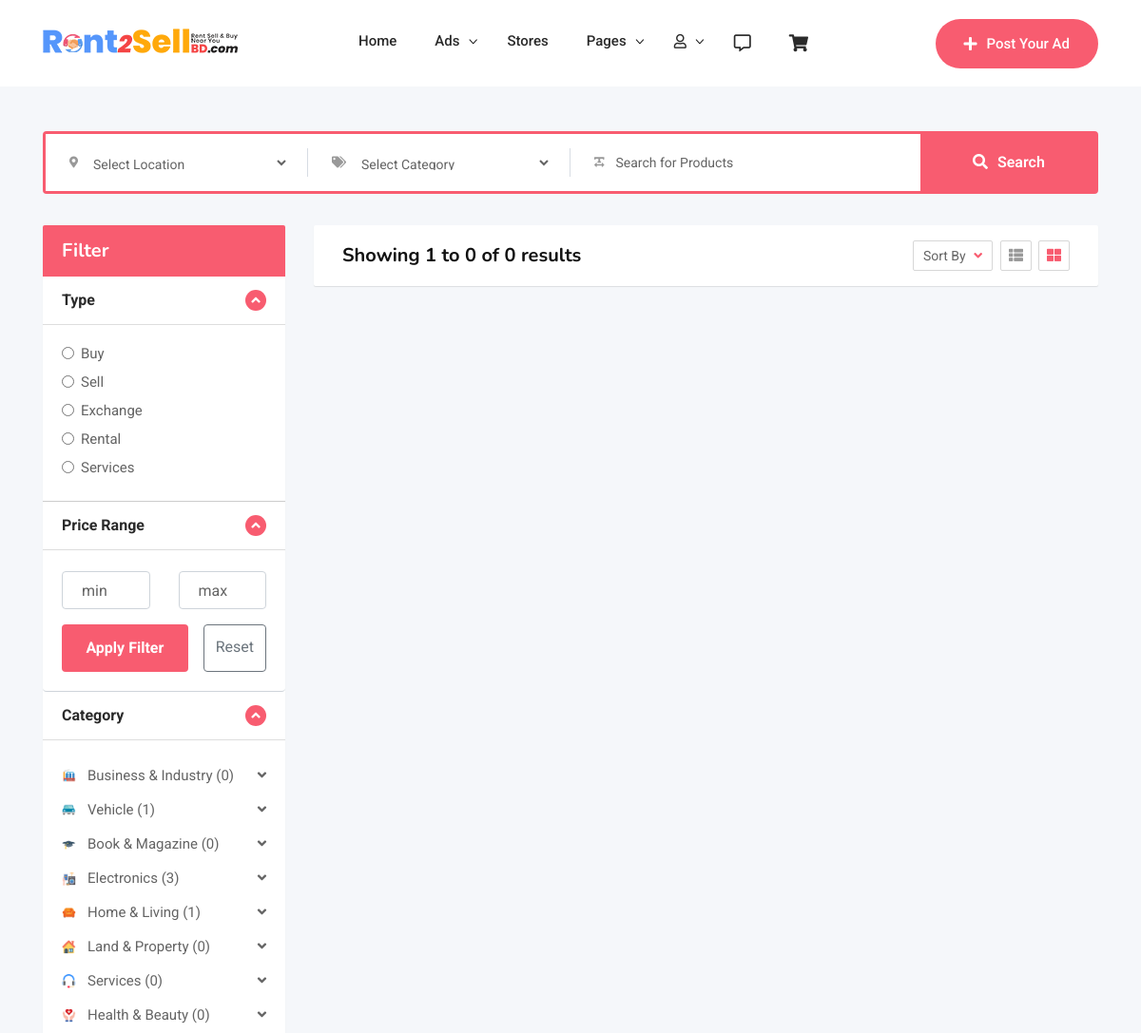
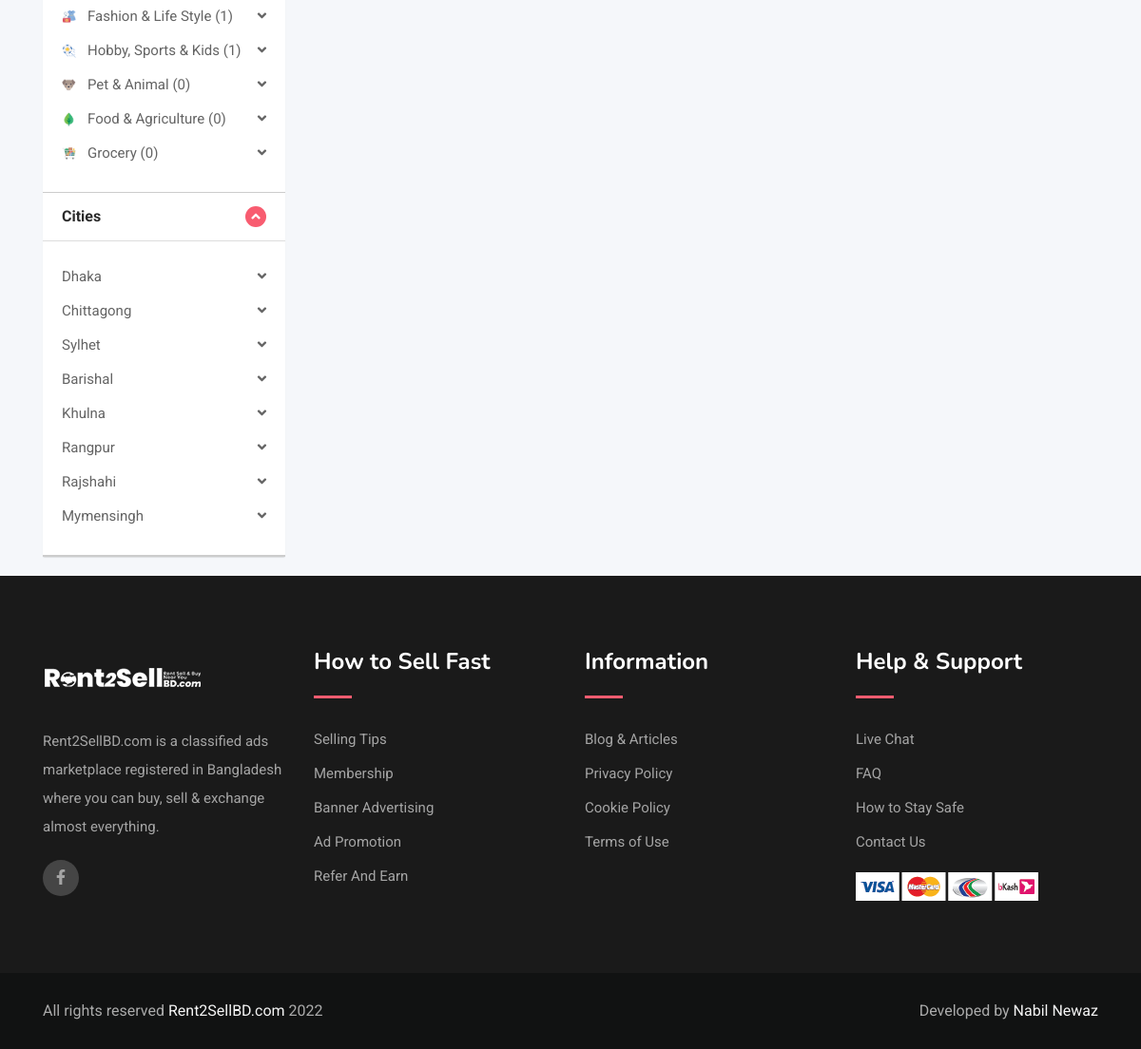
Screenshot of /featured-ads.php with the database file from the repository (2 pictures, top to bottom).
### tables this page shows
CREATE TABLE `category` (
  `id` int(7) NOT NULL,
  `categoryname` varchar(40) NOT NULL,
  `categorydescription` varchar(200) NOT NULL,
  `createdate` date NOT NULL
);

### featured-ads.php (the view, shortened to what the rows shown need)
<!DOCTYPE html>
<html lang="en">
<head>
    <head>
        <link rel="stylesheet" href="tassets/dependencies/bootstrap/css/bootstrap.min.css">
        <link rel="stylesheet" href="tassets/dependencies/fontawesome/css/all.min.css">
        <link rel="stylesheet" href="tassets/dependencies/flaticon/flaticon.css">
        <link rel="stylesheet" href="tassets/dependencies/owl.carousel/css/owl.carousel.min.css">
        <link rel="stylesheet" href="tassets/dependencies/owl.carousel/css/owl.theme.default.min.css">
        <link rel="stylesheet" href="tassets/dependencies/jquery-animated-headlines/css/jquery.animatedheadline.css">
        <link rel="stylesheet" href="tassets/dependencies/magnific-popup/css/magnific-popup.css">
        <link rel="stylesheet" href="tassets/dependencies/animate.css/css/animate.min.css">
        <link rel="stylesheet" href="tassets/dependencies/meanmenu/css/meanmenu.min.css">
        <link rel="stylesheet" href="tassets/css/app.css">
        <link rel="stylesheet" href="assets/main/app.css">
        <link rel="stylesheet" href="assets/main/common.css">
    </head>
<body class="sticky-header bg-accent" id="app">
    <?php
    include("include/header.php");
    include("function/function.php");
    ?>
    <div class="container">
        <?php
include("include/sidebar.php");
    ?>
        <div class="col-xl-9 col-lg-8">
            <?php
        $page = (int) (!isset($_GET["page"]) ? 1 : $_GET["page"]);
    $limit = 9;
    $startpoint = ($page * $limit) - $limit;
    $totalcount=mysqli_num_rows(mysqli_query($con, "select * from product where hotitem='1'"));
    ?>
            <div class="product-filter-heading">
                <div class="row align-items-center">
                    <div class="col-md-6">
                        <h2 class="item-title">
                            Showing <?php echo $startpoint+1 ?> to
                            <?php echo ($totalcount > $limit) ? ($page >=2) ? (($page-1)*$limit) + ($totalcount - (($page-1)*$limit)) : ($page*$limit) : $totalcount  ?>
                            of
                            <?php echo $totalcount ?>
                            results
                        </h2>
                    </div>
                </div>
            </div>
        </div>
    </div>
    </div>
    </div>
</body>
</html>

### include/sidebar.php (shortened to what the rows shown need)
<?php
        include("function/connection.php");
        ?>
<div class="row">
    <div class="col-xl-3 col-lg-4 sidebar-break-md sidebar-widget-area d-none d-md-block" id="accordion">
        <div class="widget-bottom-margin-md widget-accordian widget-filter">
            <form action="searchresult.php" method="get">
                <div class="accordion-box">
                    <div class="card filter-category multi-accordion filter-item-list">
                        <div id="collapseTwo" class="collapse show" data-parent="#accordion">
                            <div class="card-body">
                                <div class="multi-accordion-content" id="accordion2">
                                    <div class="card">
                                        <div class="card-header">
                                            <a class="parent-list collapsed" role="button" data-toggle="collapse"
                                                href="#collapse-0" aria-expanded="false">
                                                <img src="images/161500530163IBU.png" alt="category">
                                                <?php
                                                $getcat=mysqli_query($con, "select * from category where id='1'");
        $catrow=mysqli_fetch_array($getcat);
        $totalcatadcount=mysqli_num_rows(mysqli_query($con, "select * from product where categoryid='".$catrow['id']."'"));
        echo "".$catrow['categoryname']." (".$totalcatadcount.")";
        ?>
                                            </a>
                                        </div>
                                    </div>
                                    <div class="card">
                                        <div class="card-header">
                                            <a class="parent-list collapsed" role="button" data-toggle="collapse"
                                                href="#collapse-1" aria-expanded="false">
                                                <img src="images/1615003721M4sRG.png" alt="category">
                                                <?php
                                                $getcat=mysqli_query($con, "select * from category where id='2'");
        $catrow=mysqli_fetch_array($getcat);
        $totalcatadcount=mysqli_num_rows(mysqli_query($con, "select * from product where categoryid='".$catrow['id']."'"));
        echo "".$catrow['categoryname']." (".$totalcatadcount.")";
        ?>
                                            </a>
                                        </div>
                                    </div>
                                    <div class="card">
                                        <div class="card-header">
                                            <a class="parent-list collapsed" role="button" data-toggle="collapse"
                                                href="#collapse-2" aria-expanded="false">
                                                <img src="images/1615003873JRusZ.png" alt="category">
                                                <?php
                                                $getcat=mysqli_query($con, "select * from category where id='3'");
        $catrow=mysqli_fetch_array($getcat);
        $totalcatadcount=mysqli_num_rows(mysqli_query($con, "select * from product where categoryid='".$catrow['id']."'"));
        echo "".$catrow['categoryname']." (".$totalcatadcount.")";
        ?>
                                            </a>
                                        </div>
                                    </div>
                                    <div class="card">
                                        <div class="card-header">
                                            <a class="parent-list collapsed" role="button" data-toggle="collapse"
                                                href="#collapse-3" aria-expanded="false">
                                                <img src="images/1615012728vRLMv.png" alt="category">
                                                <?php
                                                $getcat=mysqli_query($con, "select * from category where id='4'");
        $catrow=mysqli_fetch_array($getcat);
        $totalcatadcount=mysqli_num_rows(mysqli_query($con, "select * from product where categoryid='".$catrow['id']."'"));
        echo "".$catrow['categoryname']." (".$totalcatadcount.")";
        ?>
                                            </a>
                                        </div>
                                    </div>
                                    <div class="card">
                                        <div class="card-header">
                                            <a class="parent-list collapsed" role="button" data-toggle="collapse"
                                                href="#collapse-4" aria-expanded="false">
                                                <img src="images/16150053460Qclp.png" alt="category">
                                                <?php
                                                $getcat=mysqli_query($con, "select * from category where id='5'");
        $catrow=mysqli_fetch_array($getcat);
        $totalcatadcount=mysqli_num_rows(mysqli_query($con, "select * from product where categoryid='".$catrow['id']."'"));
        echo "".$catrow['categoryname']." (".$totalcatadcount.")";
        ?>
                                            </a>
                                        </div>
                                    </div>
                                    <div class="card">
                                        <div class="card-header">
                                            <a class="parent-list collapsed" role="button" data-toggle="collapse"
                                                href="#collapse-6" aria-expanded="false">
                                                <img src="images/16150043939bYZH.png" alt="category">
                                                <?php
                                                $getcat=mysqli_query($con, "select * from category where id='6'");
        $catrow=mysqli_fetch_array($getcat);
        $totalcatadcount=mysqli_num_rows(mysqli_query($con, "select * from product where categoryid='".$catrow['id']."'"));
        echo "".$catrow['categoryname']." (".$totalcatadcount.")";
        ?>
                                            </a>
                                        </div>
                                    </div>
                                    <div class="card">
                                        <div class="card-header">
                                            <a class="parent-list collapsed" role="button" data-toggle="collapse"
                                                href="#collapse-7" aria-expanded="false">
                                                <img src="images/1615008742hbVcV.png" alt="category">
                                                <?php
                                                $getcat=mysqli_query($con, "select * from category where id='7'");
        $catrow=mysqli_fetch_array($getcat);
        $totalcatadcount=mysqli_num_rows(mysqli_query($con, "select * from product where categoryid='".$catrow['id']."'"));
        echo "".$catrow['categoryname']." (".$totalcatadcount.")";
        ?>
                                            </a>
                                        </div>
                                    </div>
                                    <div class="card">
                                        <div class="card-header">
                                            <a class="parent-list collapsed" role="button" data-toggle="collapse"
                                                href="#collapse-8" aria-expanded="false">
                                                <img src="images/1615013582pbcYC.png" alt="category">
                                                <?php
                                                $getcat=mysqli_query($con, "select * from category where id='8'");
        $catrow=mysqli_fetch_array($getcat);
        $totalcatadcount=mysqli_num_rows(mysqli_query($con, "select * from product where categoryid='".$catrow['id']."'"));
        echo "".$catrow['categoryname']." (".$totalcatadcount.")";
        ?>
                                            </a>
                                        </div>
                                    </div>
                                    <div class="card">
                                        <div class="card-header">
                                            <a class="parent-list collapsed" role="button" data-toggle="collapse"
                                                href="#collapse-9" aria-expanded="false">
                                                <img src="images/1615005749VZy8P.png" alt="category">
                                                <?php
                                                $getcat=mysqli_query($con, "select * from category where id='9'");
        $catrow=mysqli_fetch_array($getcat);
        $totalcatadcount=mysqli_num_rows(mysqli_query($con, "select * from product where categoryid='".$catrow['id']."'"));
        echo "".$catrow['categoryname']." (".$totalcatadcount.")";
        ?>
                                            </a>
                                        </div>
                                    </div>
                                    <div class="card">
                                        <div class="card-header">
                                            <a class="parent-list collapsed" role="button" data-toggle="collapse"
                                                href="#collapse-10" aria-expanded="false">
                                                <img src="images/1615002929hWPEN.png" alt="category">
                                                <?php
                                                $getcat=mysqli_query($con, "select * from category where id='10'");
        $catrow=mysqli_fetch_array($getcat);
        $totalcatadcount=mysqli_num_rows(mysqli_query($con, "select * from product where categoryid='".$catrow['id']."'"));
        echo "".$catrow['categoryname']." (".$totalcatadcount.")";
        ?>
                                            </a>
                                        </div>
                                    </div>
                                    <div class="card">
                                        <div class="card-header">
                                            <a class="parent-list collapsed" role="button" data-toggle="collapse"
                                                href="#collapse-11" aria-expanded="false">
                                                <img src="images/1615003834UbBg5.png" alt="category">
                                                <?php
                                                $getcat=mysqli_query($con, "select * from category where id='11'");
        $catrow=mysqli_fetch_array($getcat);
        $totalcatadcount=mysqli_num_rows(mysqli_query($con, "select * from product where categoryid='".$catrow['id']."'"));
        echo "".$catrow['categoryname']." (".$totalcatadcount.")";
        ?>
                                            </a>
                                        </div>
                                    </div>
                                    <div class="card">
                                        <div class="card-header">
                                            <a class="parent-list collapsed" role="button" data-toggle="collapse"
                                                href="#collapse-12" aria-expanded="false">
                                                <img src="images/1615002872VJGMH.png" alt="category">
                                                <?php
                                                $getcat=mysqli_query($con, "select * from category where id='12'");
        $catrow=mysqli_fetch_array($getcat);
        $totalcatadcount=mysqli_num_rows(mysqli_query($con, "select * from product where categoryid='".$catrow['id']."'"));
        echo "".$catrow['categoryname']." (".$totalcatadcount.")";
        ?>
                                            </a>
                                        </div>
                                    </div>
                                    <div class="card">
                                        <div class="card-header">
                                            <a class="parent-list collapsed" role="button" data-toggle="collapse"
                                                href="#collapse-13" aria-expanded="false">
                                                <img src="images/1621059891V84GI.png" alt="category">
                                                <?php
                                                $getcat=mysqli_query($con, "select * from category where id='13'");
        $catrow=mysqli_fetch_array($getcat);
        $totalcatadcount=mysqli_num_rows(mysqli_query($con, "select * from product where categoryid='".$catrow['id']."'"));
        echo "".$catrow['categoryname']." (".$totalcatadcount.")";
        ?>
                                            </a>
                                        </div>
                                    </div>
                                </div>
                            </div>
                        </div>
                    </div>
                </div>
            </form>
        </div>
    </div>

### rows the page displays
category: categoryname "Business & Industry"
category: categoryname "Vehicle"
category: categoryname "Book & Magazine"
category: categoryname "Electronics"
category: categoryname "Home & Living"
category: categoryname "Land & Property"
category: categoryname "Services"
category: categoryname "Health & Beauty"
category: categoryname "Fashion & Life Style"
category: categoryname "Hobby, Sports & Kids"
category: categoryname "Pet & Animal"
category: categoryname "Food & Agriculture"
category: categoryname "Grocery"

### other values shown
$totalcatadcount "0"
$totalcatadcount "1"
$totalcatadcount "3"
$startpoint+1 "1"
$totalcount "0"
